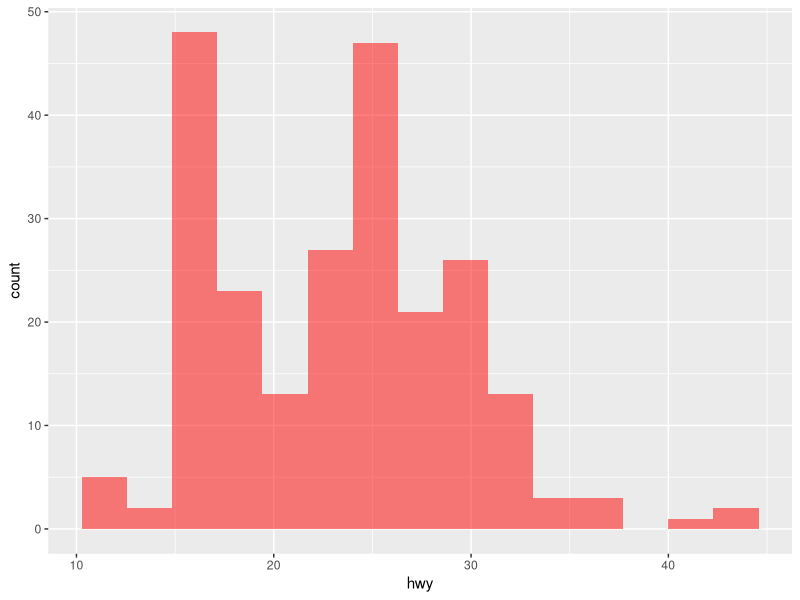
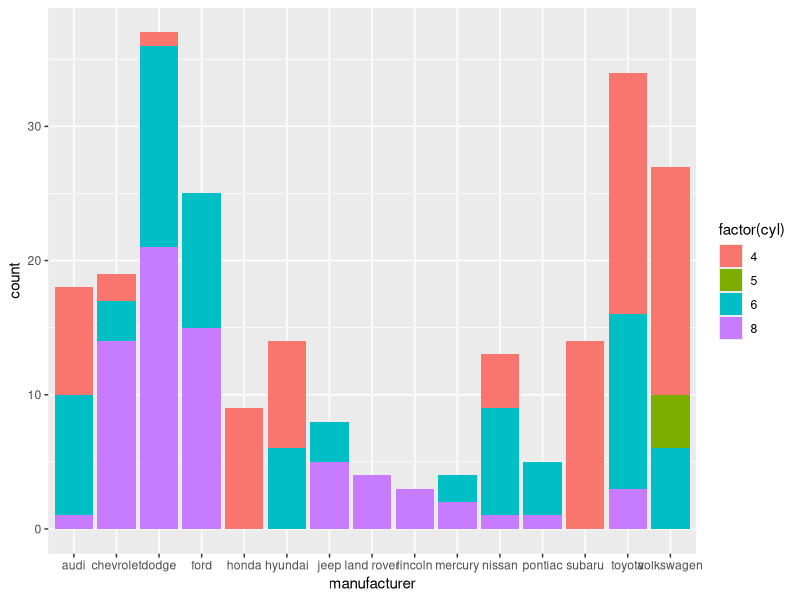
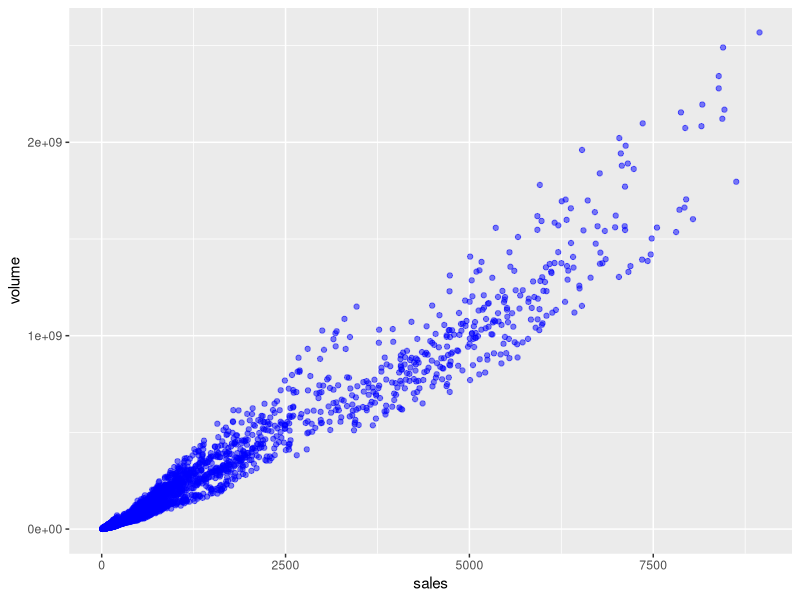
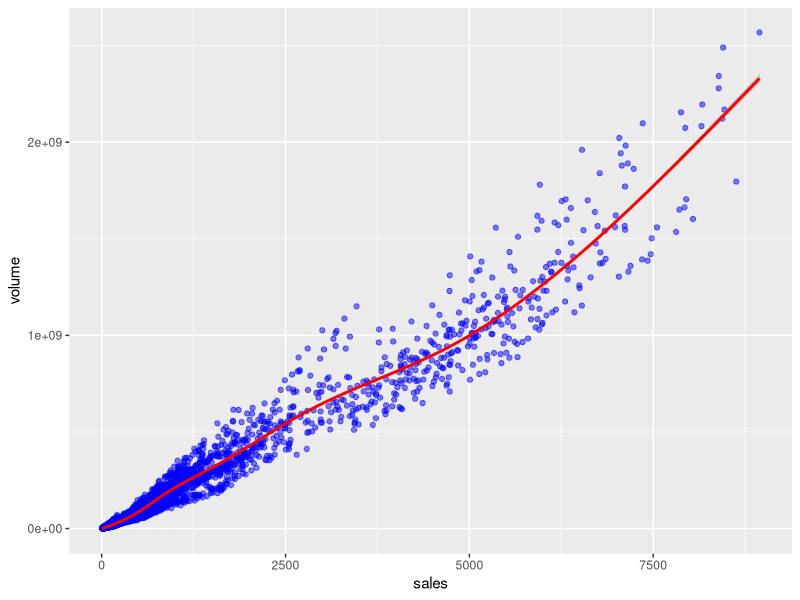

Recreate these plots in R, in order.
library(ggplot2)
library(ggthemes)

#Ex 1. Create a histogram of hwy mpg values
pl <- ggplot(mpg, aes(x = hwy)) + geom_histogram(fill = 'red', alpha = 0.5, bins = 15)
print(pl)

#Ex 2. Create a barplot of car counts per manufacturer with color fill defined by cyl count
pl2 <- ggplot(mpg, aes(x = manufacturer, fill = factor(cyl))) + geom_bar()
print(pl2)

#Ex 3. Create a scatterplot of volumne versus sales.
pl3 <- ggplot(txhousing, aes(x = sales, y = volume)) + geom_point(color = 'blue', alpha = 0.5)
print(pl3)

#Ex 4. Add a smooth fit line to the scatterplot from above
pl4 <- ggplot(txhousing, aes(x = sales, y = volume)) + geom_point(color = 'blue', alpha = 0.5) + geom_smooth(color = 'red')
print(pl4)